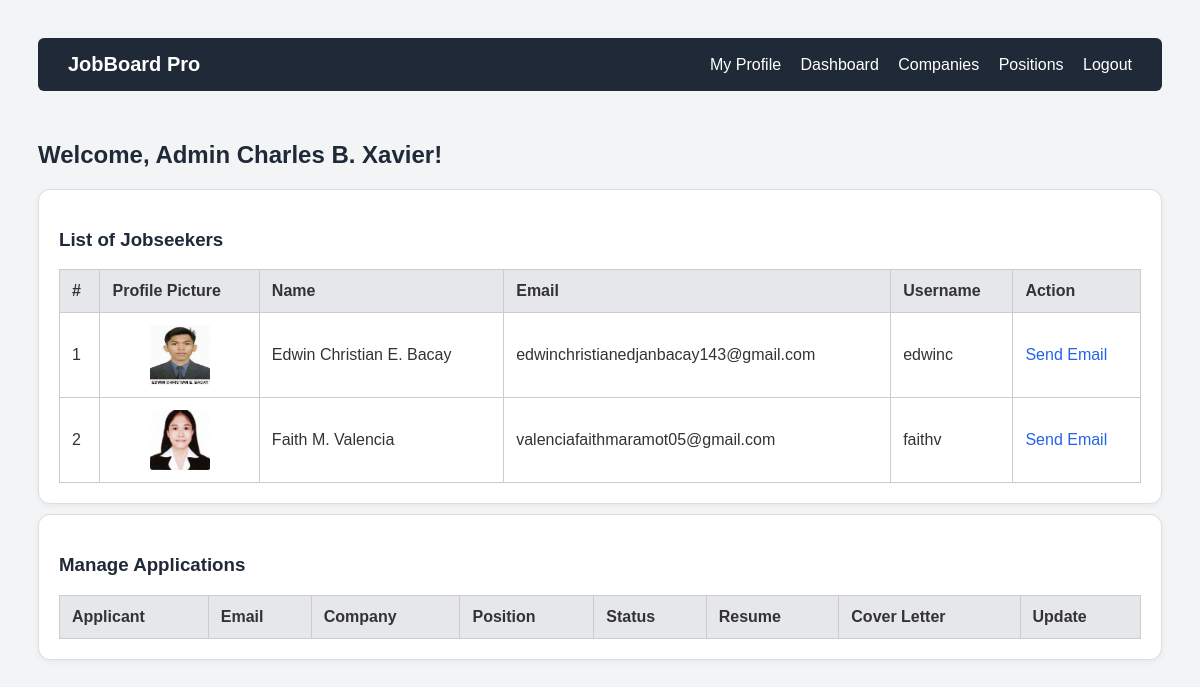
The page /admin/dashboard.php (signed in) on the database its author committed.
### tables this page shows
CREATE TABLE `users` (
  `id` int(11) NOT NULL,
  `username` varchar(100) DEFAULT NULL,
  `password` varchar(255) DEFAULT NULL,
  `name` varchar(100) DEFAULT NULL,
  `email` varchar(100) DEFAULT NULL,
  `role` enum('admin','jobseeker') DEFAULT 'jobseeker',
  `profile_picture` varchar(255) DEFAULT NULL
);

### admin/dashboard.php (the view, shortened to what this page needs)
<?php
include('../components/navbar.php');
include('../config/db.php');
$jobseekers = $conn->query("SELECT id, name, email, username, profile_picture FROM users WHERE role = 'jobseeker' ORDER BY name ASC");
?>
<!DOCTYPE html>
<html>
<head>
    <link rel="stylesheet" href="../style.css">
</head>
<body>
<div class="layout">
    <div class="main-content">
        <h2>Welcome, Admin <?php echo htmlspecialchars($_SESSION['user']['name']); ?>!</h2>
        <div class="card">
            <h3>List of Jobseekers</h3>
            <table>
                <thead>
                    <tr>
                        <th>#</th>
                        <th>Profile Picture</th>
                        <th>Name</th>
                        <th>Email</th>
                        <th>Username</th>
                        <th>Action</th>
                    </tr>
                </thead>
                <tbody>
                    <?php if ($jobseekers->num_rows > 0): ?>
                        <?php $count = 1; ?>
                        <?php while ($seeker = $jobseekers->fetch_assoc()): ?>
                            <tr>
                                <td><?php echo $count++; ?></td>
                                <td>
                                    <?php if ($seeker['profile_picture']): ?>
                                    <center> <img src="../uploads/<?php echo $seeker['profile_picture']; ?>" alt="Profile Picture" style="width: 60px; height: 60px;">
                                    <?php else: ?>
                                        <img src="../uploads/default-profile.png" alt="Profile Picture" style="width: 60px; height: 60px;"> </center>
                                    <?php endif; ?>
                                </td>
                                <td><?php echo htmlspecialchars($seeker['name']); ?></td>
                                <td><?php echo htmlspecialchars($seeker['email']); ?></td>
                                <td><?php echo htmlspecialchars($seeker['username']); ?></td>
                                <td>
                                    <a href="send_email.php?email=<?php echo urlencode($seeker['email']); ?>&name=<?php echo urlencode($seeker['name']); ?>" class="button">Send Email</a>
                                </td>
                            </tr>
                        <?php endwhile; ?>
                    <?php else: ?>
                        <tr>
                            <td colspan="4">No jobseekers found.</td>
                        </tr>
                    <?php endif; ?>
                </tbody>
            </table>
        </div>
        <div class="card">
            <h3>Manage Applications</h3>
            <table>
                <thead>
                    <tr>
                        <th>Applicant</th>
                        <th>Email</th>
                        <th>Company</th>
                        <th>Position</th>
                        <th>Status</th>
                        <th>Resume</th>
                        <th>Cover Letter</th>
                        <th>Update</th>
                    </tr>
                </thead>
            </table>
        </div>
    </div>
</div>
</body>
</html>

### components/navbar.php (shortened to what this page needs)
<?php
$user = $_SESSION['user'] ?? null;
?>
<?php if ($user): ?>
    <div class="navbar">
        <span class="logo">JobBoard Pro</span>
        <div class="nav-links">
            <?php if ($user['role'] === 'admin'): ?>
                <a href="/JobBoardPro/admin/profile.php">My Profile</a>
                <a href="/JobBoardPro/admin/dashboard.php">Dashboard</a>
                <a href="/JobBoardPro/admin/manage_companies.php">Companies</a>
                <a href="/JobBoardPro/admin/manage_positions.php">Positions</a>
            <?php else: ?>
                <a href="/JobBoardPro/jobseeker/profile.php">My Profile</a>
                <a href="/JobBoardPro/jobseeker/dashboard.php">Dashboard</a>
                <a href="/JobBoardPro/jobseeker/apply.php">Apply</a>
            <?php endif; ?>
            <a href="/JobBoardPro/logout.php">Logout</a>
        </div>
    </div>
<?php endif; ?>

### JobBoardPro/style.css (style rules this page uses)
body { font-family: Arial, sans-serif; background: #f3f4f6; color: #333; padding: 30px; }
h2, h3 { color: #1f2937; }
a { color: #2563eb; text-decoration: none; }
table { width: 100%; border-collapse: collapse; margin-top: 10px; }
th, td { padding: 12px; border: 1px solid #ccc; text-align: left; }
th { background-color: #e5e7eb; }
.navbar { background-color: #1f2937; padding: 15px 30px; display: flex; justify-content: space-between; align-items: center; margin-bottom: 30px; border-radius: 6px; }
.logo { color: white; font-size: 20px; font-weight: bold; }
.nav-links a { color: white; margin-left: 15px; text-decoration: none; font-weight: 500; }
.layout { display: flex; gap: 20px; }
.main-content { flex: 1; }
.card { background: #ffffff; border: 1px solid #ddd; border-radius: 12px; padding: 20px; box-shadow: 0 2px 6px rgba(0,0,0,0.05); margin-top: 10px; }

### rows shown on the page
users: profile_picture (picture), name "Edwin Christian E. Bacay", email "edwinchristianedjanbacay143@gmail.com", username "edwinc"
users: profile_picture (picture), name "Faith M. Valencia", email "valenciafaithmaramot05@gmail.com", username "faithv"

### other values the page prints
$_SESSION['user']['name'] "Charles B. Xavier"
